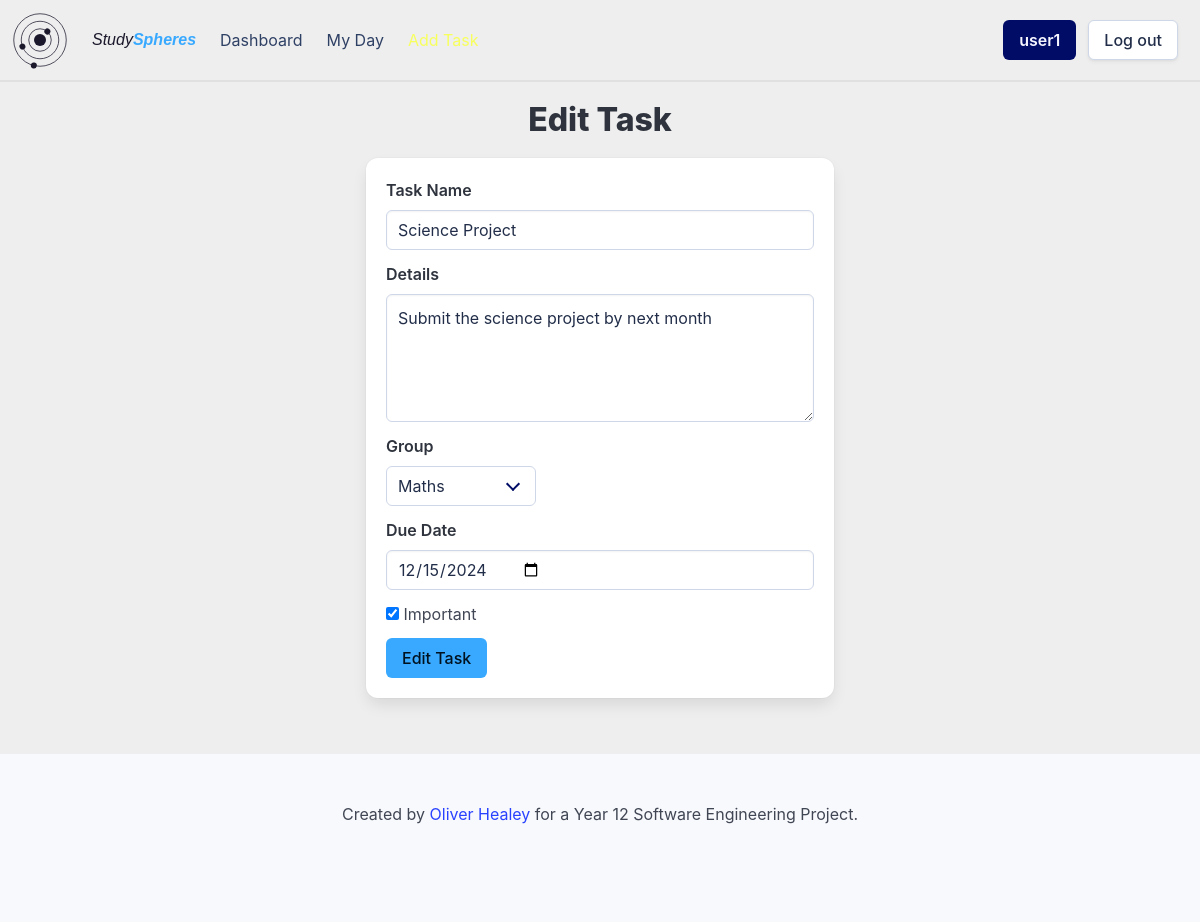
The app's page /edittask/e23ea692-a63f-43df-bce4-c938902e57ae (signed in) with its own data.
### setup_db.py (models this page shows)
class Task(Base):
    __tablename__ = 'tasks'
    task_id = Column(String, primary_key=True)
    name = Column(String, nullable=False)
    details = Column(String)
    important = Column(Boolean, nullable=False)
    due_date = Column(DateTime, nullable=False)
    completed = Column(Boolean, nullable=False)
    repeat = Column(String, nullable=False)
    user_id = Column(String, ForeignKey('userdetails.id'), nullable=False)
    group_id = Column(String, ForeignKey('groups.group_id'), nullable=False)
    user = relationship('User', back_populates='tasks')
    groups = relationship('Group', back_populates='tasks')

### app.py (the view)
@app.route('/edittask/<task_id>', methods=['GET'])
def editTask(task_id):
    if flaskSession.get('userId') is None:
        return redirect(url_for('login'))
    task = sessionDb.query(Task).filter(Task.task_id == task_id).first()
    groups = sessionDb.query(Group).filter(Group.user_id == flaskSession.get('userId')).all()
    return render_template('edit_task.html', task=task, groups=groups, current_group=task.group_id)

### templates/edit_task.html (shortened to what this page needs)
{% extends 'base_loggedin.html' %}
{% block heading %}Edit Task{% endblock %}
{% block content %}
    <div class="container">
        <div class="columns is-centered">
            <div class="column is-half">
                <div class="box">
                    <form action="/edittask/{{ task.task_id }}" method="POST">
                        <div class="field">
                            <label class="label">Task Name</label>
                            <div class="control">
                                <input class="input" type="text" name="name" value="{{ task.name }}">
                            </div>
                        </div>
                        <div class="field">
                            <label class="label">Details</label>
                            <div class="control">
                                <textarea class="textarea" name="details">{{ task.details }}</textarea>
                            </div>
                        </div>
                        <div class="field">
                            <label for="group-select" class="label">Group</label>
                            <div class="select">
                                <select id="group-select" name="group-select" onchange="detectNewGroup()">
                                    {% for group in groups %}
                                        <option value="{{ group.group_id }}" {% if group.group_id == current_group %}selected{% endif %}>{{ group.group_name }}</option>
                                    {% endfor %}
                                </select>
                            </div>
                        </div>
                        <div class="field">
                            <label class="label">Due Date</label>
                            <div class="control">
                                <input class="input" type="date" name="due_date" value="{{ task.due_date.strftime('%Y-%m-%d') }}">
                            </div>
                        </div>
                        <div class="field">
                            <label class="checkbox">
                                <input type="checkbox" name="important" {% if task.important %}checked{% endif %} />
                                Important
                            </label>
                        </div>
                        <div class="field">
                            <div class="control">
                                <input type="submit" value="Edit Task" class="button is-primary">
                            </div>
                        </div>
                    </form>
                </div>
            </div>
        </div>
    </div>
{% endblock %}

### static/styles/styles.css (style rules this page uses)
:root { --bulma-primary-h: 206deg; --bulma-primary-l: 61%; --bulma-link-l: 20%; --bulma-info-h: 63deg; --bulma-info-l: 68%; --bulma-scheme-s: 36%; --bulma-body-background-color: light-dark(#eeeeee, #0f141f); color-scheme: light dark; --accent-color: light-dark(#1c182c, #e0e0e0); --accent-color-invert: light-dark(#e0e0e0, #160f34); --warning-color: light-dark(#ffdddd, #330000); }
body { margin: none; padding: none; }

### records on screen
Task: name "Science Project", details "Submit the science project by next month", due_date "12/15/2024", important "☑"

### other values on screen
{{ session['username'] }} "user1"
form field group-select "Maths"
